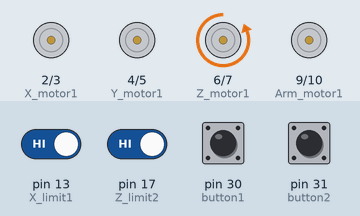
This sketch was run on a simulated Arduino Mega 2560, built with avr-gcc and run on an emulated ATmega2560. Parts: motor-driver pin pairs drawn as motors (green arrow = first pin HIGH = forward, orange = second pin HIGH = backward, longer = more drive). The inputs (shaded band) are chosen by the test bench; at power-on: pin 13 (X_limit1), pin 17 (Z_limit2), pin 30 (button1), pin 31 (button2) HIGH. What the sketch prints to the serial monitor is not drawn.

Above: at 1.1 s.
1.2 s: pin 17 (Z_limit2) driven LOW
At 3.0 s:
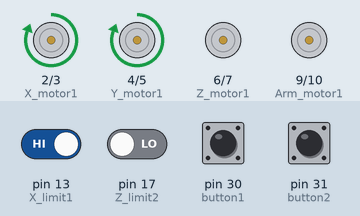
4.2 s: pin 30 (button1) pulled LOW for 1 s
At 5.0 s:
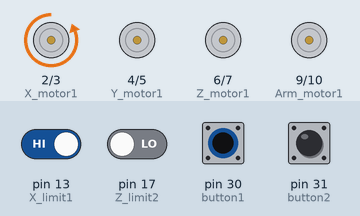
At 6.6 s:
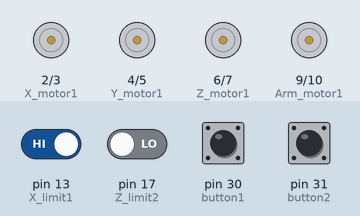
Timing chart, 0 to 8.1 s (numbered marks = the images above; inputs shaded):
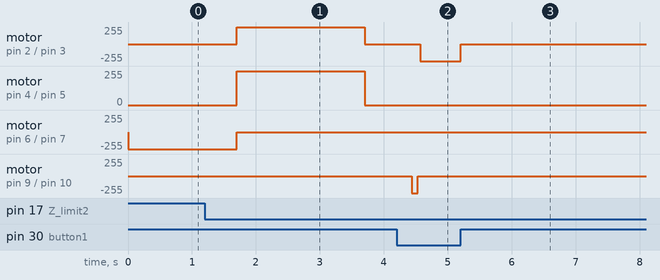

The sketch:

clanegame.ino
```cpp
//クレーンゲーム(/・ω・)/


//ピンどもの定義
//モーターどもの定義
const int X_motor1 = 2; //motorDriver 1 1A pin
const int X_motor2 = 3; //motorDriver 1 1B pin
const int Y_motor1 = 4; //motorDriver 1 2A pin
const int Y_motor2 = 5; //motorDriver 1 2B pin
const int Z_motor1 = 6; //motorDriver 2 1A pin
const int Z_motor2 = 7; //motorDriver 2 1B pin
const int Arm_motor1 = 9; //motorDriver 2 2A pin
const int Arm_motor2 = 10; //motorDriver 2 2B pin

//リミッターどもの定義
//Xのリミッターの導線よく外れる。注意。
const int X_limit1 = 13; //X limitter 手前 PULLUP
const int Y_limit1 = 14; //Y limitter front PULLUP
const int Y_limit2 = 15; //Y limitter back PULLUP
const int Z_limit1 = 16; //Z limitter DOWN PULLUP
const int Z_limit2 = 17; //Z limitter UP PULLUP
const int sensor = 35; //microwave trig NOT USE

//ボタンたちの定義
const int button1 = 30; //L button
const int button2= 31; //R button

//変数どもの宣言
int xl; //x limitter
int zl1; //z limitter 1
int zl2; //z limitter 2
int yl1; //y limitter 1
int yl2; //y limitter 2
int b1 = 0; //L button status
int b2 = 0; //R button status
int teat = 0; //Wats is this
float distance; //NOT USE
int s = 0;

int clear = 0; //TO CLEAR NOT USE

void setup() {
  //pinModeの山
  pinMode(X_motor1,OUTPUT);
  pinMode(Y_motor1,OUTPUT);
  pinMode(Y_motor2,OUTPUT);
  pinMode(X_motor2,OUTPUT);
  pinMode(Z_motor1,OUTPUT);
  pinMode(Z_motor2,OUTPUT);
  pinMode(X_limit1,INPUT_PULLUP);
  pinMode(Z_limit1,INPUT_PULLUP);
  pinMode(Z_limit2,INPUT_PULLUP);
  pinMode(Y_limit1,INPUT_PULLUP);
  pinMode(Y_limit2,INPUT_PULLUP);
  pinMode(button1,INPUT_PULLUP);
  pinMode(button2,INPUT_PULLUP);
  pinMode(Arm_motor1,OUTPUT);
  pinMode(Arm_motor2,OUTPUT);
  pinMode(sensor,INPUT_PULLUP);

  Serial.begin(9600); //シリアル通信開始。速度9600

  Serial.println("Hello!"); //開始合図

  //リセット
Serial.println("リセットします"); //TX、RXに他マイコン接続時注意。
Serial.println("Z　リセット中...");

      digitalWrite(Z_motor1,LOW);
      digitalWrite(Z_motor2,HIGH);
      delay(300);

   while(1){
      zl2 = digitalRead(Z_limit2);

  if(zl2 == 1){      //nolimit
      digitalWrite(Z_motor1,LOW);
      digitalWrite(Z_motor2,HIGH);
    }
    else{
      delay(500);
      digitalWrite(Z_motor1,LOW);
      digitalWrite(Z_motor2,LOW);
      break;
    }
}

  Serial.println("Z リセット　終了");

    Serial.println("X Y リセット中...");

    int i = 0;

    digitalWrite(X_motor1,HIGH);
    digitalWrite(X_motor2,LOW);
    digitalWrite(Y_motor1,HIGH);
    digitalWrite(Y_motor2,LOW);
    delay(2000);
    digitalWrite(X_motor1,LOW);
    digitalWrite(X_motor2,LOW);
    digitalWrite(Y_motor1,LOW);
    digitalWrite(Y_motor2,LOW);

Serial.println("X Y リセット　終了");
Serial.println("アームを開いています...");
//OPEN
digitalWrite(Arm_motor1,LOW);
digitalWrite(Arm_motor2,LOW);

Serial.println("リセット終了！");

}


void loop() {
 Serial.println("待機時間");

  delay(700);
  digitalWrite(Arm_motor1,LOW);
  digitalWrite(Arm_motor2,HIGH);
  delay(100);
  digitalWrite(Arm_motor1,LOW);
  digitalWrite(Arm_motor2,LOW);

  Serial.println("新しいゲームがスタートしました");
//one round
  //X prosess
  xl = digitalRead(X_limit1);

   Serial.println("X 待機中...");

 while(1){
  b1 = digitalRead(button1);
  if(b1 == 0){
     Serial.println("X　ボタンが押されました");
    while(b1 == 0){
    b1 = digitalRead(button1);
    digitalWrite(X_motor1,LOW);
    digitalWrite(X_motor2,HIGH);
    }
    digitalWrite(X_motor1,LOW);
    digitalWrite(X_motor2,LOW);
    break;
  }
 }

Serial.println("X 終了");
Serial.println("Y 待機中...");

 while(1){
  b2 = digitalRead(button2);
  if(b2 == 0){
    Serial.println("Y ボタンが押されました");
    while(b2 == 0){
    b2 = digitalRead(button2);
    digitalWrite(Y_motor1,LOW);
    digitalWrite(Y_motor2,HIGH);
    }
    digitalWrite(Y_motor1,LOW);
    digitalWrite(Y_motor2,LOW);
    break;
  }
 }

 Serial.println("Y 終了");

  delay(300);

 Serial.println("アームを下ろしています...");

    digitalWrite(Z_motor1,HIGH);
    digitalWrite(Z_motor2,LOW);
    delay(4000);
    digitalWrite(Z_motor1,LOW);
    digitalWrite(Z_motor2,LOW);

Serial.println("アームを閉じています...");

digitalWrite(Arm_motor1,LOW);
digitalWrite(Arm_motor2,HIGH);

delay(200);

Serial.println("アームを閉じました");
Serial.println("アームを持ち上げています...");

  while(1){
  zl2 = digitalRead(Z_limit2);

  if(zl2 == 1){      //nolimit
      digitalWrite(Z_motor1,LOW);
      digitalWrite(Z_motor2,HIGH);
    }
    else{
      delay(500);
      digitalWrite(Z_motor1,LOW);
      digitalWrite(Z_motor2,LOW);
      break;
    }
  }

  Serial.println("アームを持ち上げました");
  Serial.println("元の位置に戻っています...");
  Serial.println("X Y 戻っています...");


    digitalWrite(X_motor1,HIGH);
    digitalWrite(X_motor2,LOW);
    digitalWrite(Y_motor1,HIGH);
    digitalWrite(Y_motor2,LOW);
  delay(2000);
    digitalWrite(X_motor1,LOW);
    digitalWrite(X_motor2,LOW);
    digitalWrite(Y_motor1,LOW);
    digitalWrite(Y_motor2,LOW);

Serial.println("X Y　リセット終了");
Serial.println("アームを開きます...");

delay(400);
//OPEN
digitalWrite(Arm_motor1,LOW);
digitalWrite(Arm_motor2,LOW);

Serial.println("プロセス終了。");
Serial.println("ゲーム終了"); //ここで一連の流れは終了。
}
/*while(1){
  digitalWrite(trig, LOW);
  delayMicroseconds(2);

  digitalWrite(trig, HIGH);
  delayMicroseconds(10);
  digitalWrite(trig, LOW);

  duration = pulseIn(echo, HIGH);

  duration /= 2;

  distance = duration * 340 * 100 / 1000000;

  Serial.println(distance);
  delay(100);
}*/
```

Measured:
- after the input at 1.2 s, motor on pin 2 (X_motor1) / pin 3 (X_motor2), motor on pin 4 (Y_motor1) / pin 5 (Y_motor2): stopped → forward 255/255 after 0.50 s, → stopped 2.0 s later; motor on pin 6 (Z_motor1) / pin 7 (Z_motor2): backward 255/255 → stopped after 0.50 s
- after the input at 4.2 s, motor on pin 2 (X_motor1) / pin 3 (X_motor2): stopped → backward 255/255 after 0.37 s, → stopped 0.63 s later
